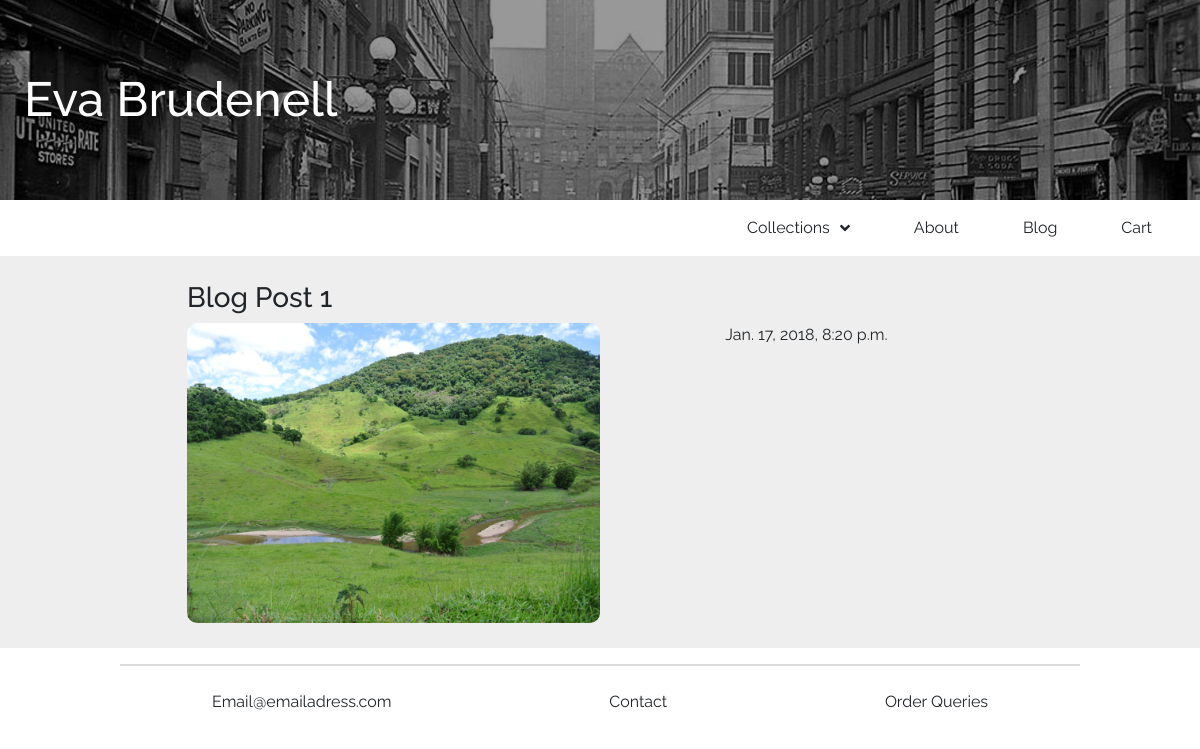
Before: /blog/all_posts with the older database file.
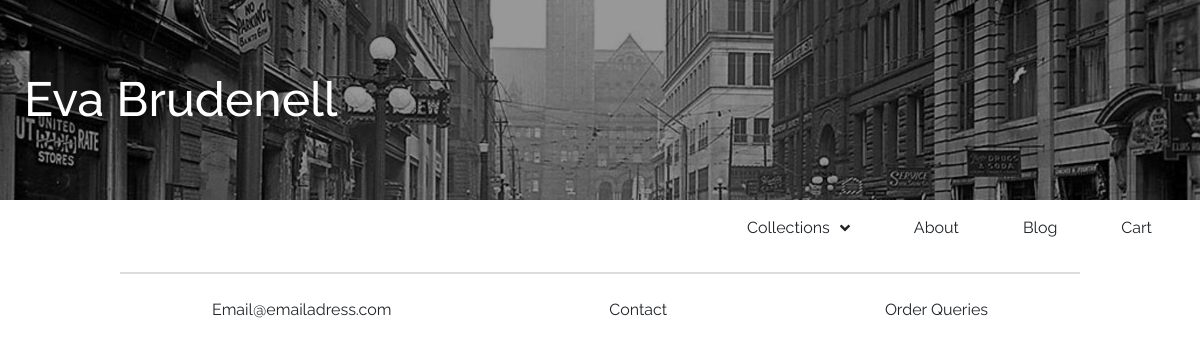
After: the same page with the newer database file.
### home/models.py (models this page shows, shortened)
class NavbarImage(models.Model):
	headline = models.CharField(max_length=50, blank=True, null=True)
	image = models.ImageField(upload_to='navigation', blank=True, null=True)

### blog/models.py (models this page shows, shortened)
class Blog(models.Model):
	headline = models.CharField(max_length=50)
	image = models.ImageField(upload_to='productimages', blank=True, null=True)
	description = tinymce_models.HTMLField()
	date = models.DateTimeField(auto_now_add=True)

### blog/views.py (the view)
# urls.py: path('all_posts', views.posts_all_view, name='posts_all_view'),
def posts_all_view(request):
	blog_info = Blog.objects.all()[0:3]
	return render(request, 'allposts.html', {'blog_info': blog_info})

### home/context_processors.py (called while the page is built)
def nav_homepage(request):
	return {'navbar_content': NavbarImage.objects.all()[0]}

### products/context_processors.py (called while the page is built)
def nav_categories(request):
	return {'categories': Category.objects.all()}

### products/models.py (called while the page is built)
	def __str__(self):
		return self.name

### blog/templates/allposts.html (shortened to what this page needs)
{% extends "base.html" %}
{% load static %}
{% block content %}
{% for post in blog_info %}
<div class="hr"></div>
	<h3>{{ post.headline }}</h3>
	<div class="colcontainer">
		<div class="rowcolcontainer">
			{% if post.image %}
				<div class="productbox">
					<img src="/media/{{ post.image }}" class="featureimg" style="border-radius: 10px;">
				</div>
			{% endif %}
			<div class="productbox">
				<div class="colcontainer padding">
					{{ post.date }}
				</div>
			</div>
		</div>
	</div>
<div class="hr"></div>
{% endfor %}
{% endblock %}

### templates/base.html (shortened to what this page needs)
{% load static %}
<!DOCTYPE html>
<html lang="en">
<head>
    <link rel="stylesheet" href="https://maxcdn.bootstrapcdn.com/bootstrap/4.0.0-beta.3/css/bootstrap.min.css">
    <link rel="stylesheet" type="text/css" href="{% static 'css/main.css' %}">
</head>
<body>
    <div class="rel headerwrap">
        <img class="backgroundimg" src="/media/{{ navbar_content.image }}">
        <a href="/" class="abs myheader">
           <h3 class="largeheadertext"> {{ navbar_content.headline }} </h3>
        </a>
    </div>
    <nav class="navbar navbar-expand-sm navbar-toggleable-sm navbar-light">
        <div class="collapse navbar-collapse" id="collapsibleNavbar">
            <div class="navbar-nav ml-auto">
                <div class="rel mydropdown" >
                    <div class="mydropdownbutton link" aria-label="DropdownButton">
                        <span class="buttonspacing"><span class="padright">Collections </span><i class="fas fa-angle-down"></i> </span>
                    </div>
                </div>
                <a class="link" href="{% url 'about' %}">About</a>
                <a class="link" href="{% url 'posts_all_view' %}">Blog</a>
                <a class="link" href="{% url 'cart_detail' %}">Cart</a>
            </div>
        </div>
    </nav>
    <div class="pagecontainer">
        <div class="contentcontainer">
            {% block content %}
            {% endblock %}
        </div>
    </div>
    <hr>
    <footer class="colcontainer">
        <div class="rowcolcontainer myfooter">
            <p class="link">Email@emailadress.com</p>
            <p class="link">Contact</p>
            <p class="link">Order Queries</p>
        </div>
    </footer>
</body>
</html>

### static/css/main.css (style rules this page uses)
a { color: inherit; text-decoration: unset; }
hr { width: 80%; border-top: 2px solid #dcdcdc; }
body { font-family: 'Raleway', sans-serif; }
.link { color: #212529; background-color: white; padding: 0.5em; border: solid 0px; border-color: rgba(97,97,97,0); transition: color 0.2s; }
.mydropdown { cursor: pointer; }
.buttonspacing { display: flex; justify-content: space-between; align-items: center; }
.headerwrap { display: flex; align-items: center; flex-direction: row; justify-content: center; }
.backgroundimg { filter: brightness(0.6); object-fit: cover; width: 100%; height: 200px; }
.myheader { width: 100%; }
.largeheadertext { padding-left: 2%; color:white; margin:unset; font-size:3em; }
.rowcolcontainer { width: 100%; display: flex; flex-direction: column; }
.colcontainer { width: 100%; display: flex; flex-direction: column; align-items: center; justify-content: center; }
.abs { position: absolute; }
.rel { position: relative; }
.padright { padding-right: 10px; }
.myfooter { justify-content: space-between; width: 100%; }
@media only screen and (min-width: 575px) { .headerwrap { justify-content: flex-start; } }
@media only screen and (min-width: 575px) { .link { padding: 0.5em 2em; } }
@media only screen and (min-width: 575px) { .mydropdownbutton { display: block; justify-content: unset; } }
@media only screen and (min-width: 575px) { .rowcolcontainer { display: flex; flex-direction: row; } }
@media only screen and (min-width: 767px) { .myfooter { justify-content: space-between; width: 70%; } }

Changed rows visible on the page:
removed Blog: headline "Blog Post 1", image (picture), date "Jan. 17, 2018, 8:20 p.m."
